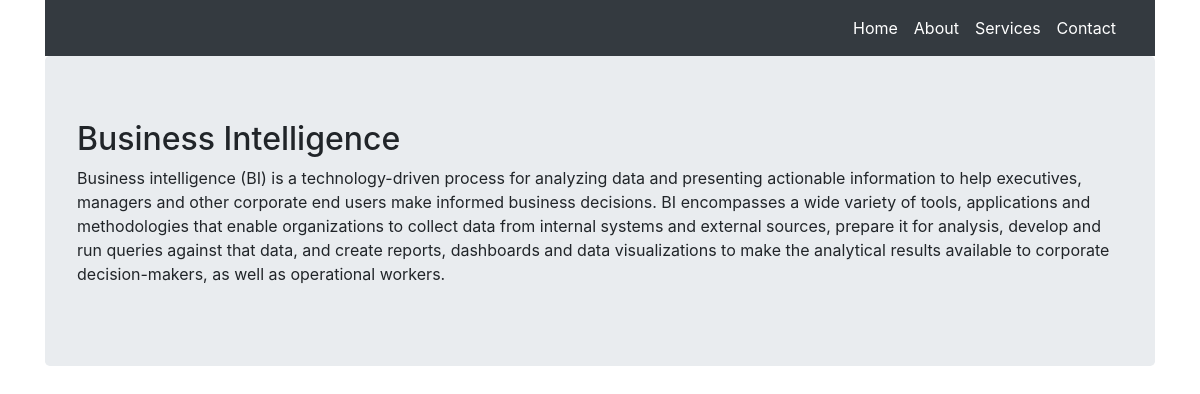
/single-post/4/, run on the app's committed database.
### blog_post/models.py (models this page shows)
class Post(models.Model):
	title = models.CharField(max_length=100)
	description = models.TextField()

### blog_post/views.py (the view)
# urls.py: path('single-post',views.single_post,name='single-post'),
def single_post(request,post_id):
    post = Post.objects.get(pk=post_id)
    return render(request,'single_post.html',{'post':post})

### templates/single_post.html
{% extends 'base.html' %}
{% block content %}
    <h2>{{ post.title }}</h2>
    <p>{{ post.description }}</p>
{% endblock %}

### data on the page
Post: title "Business Intelligence", description "Business intelligence (BI) is a technology-driven process for analyzing data and presenting actionable information to help executives, managers and other corporate end users make informed business decisions. BI encompasses a wide variety of tools, applications and methodologies that enable organizations to collect data from internal systems and external sources, prepare it for analysis, develop and run queries against that data, and create reports, dashboards and data visualizations to make the analytical results available to corporate decision-makers, as well as operational workers."
